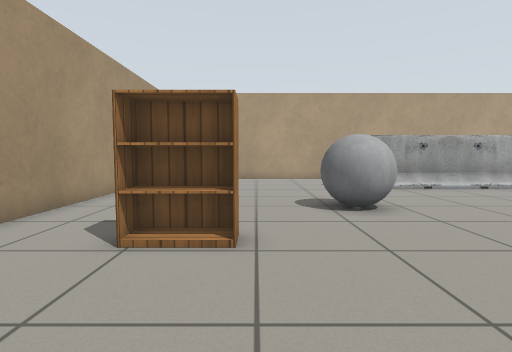
[1] (above)

18 first-person views from a walk through a world built for the Gazebo simulator. The camera is 0.72 m above the floor, tilts 4° down and sees 80° across. Floor lines are 1 m apart. The floor is counted in squares, 0.5 m on a side. Each view is taken from the middle of a square. On the plan, view 1 faces up. The plan holds only what a view shows up to about 14 squares ahead; the rest is blank. Simple patterns stand in for the simulator's built-in surfaces.

[2]
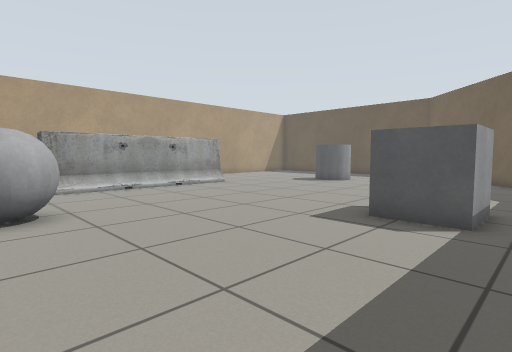

[3]
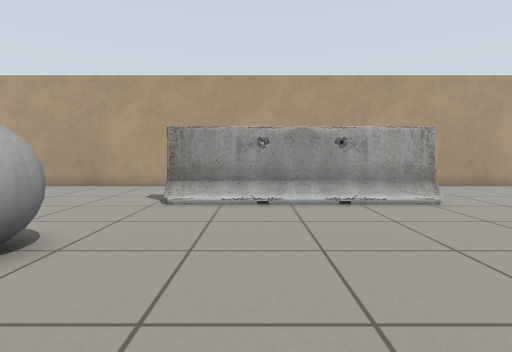

[4]
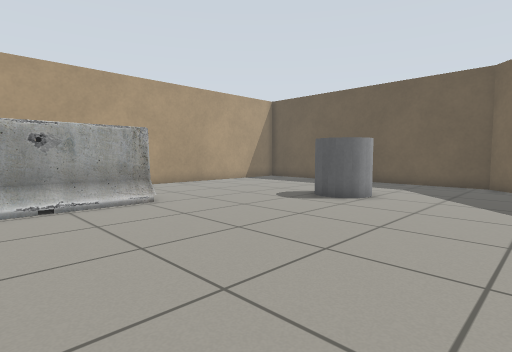

[5]
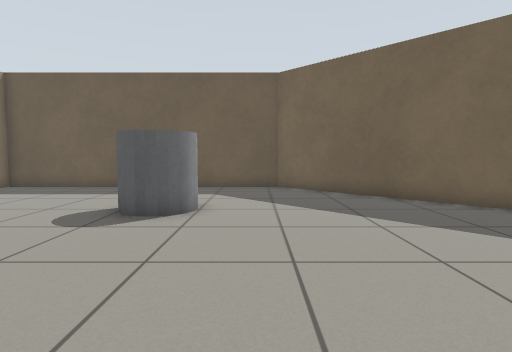

[6]
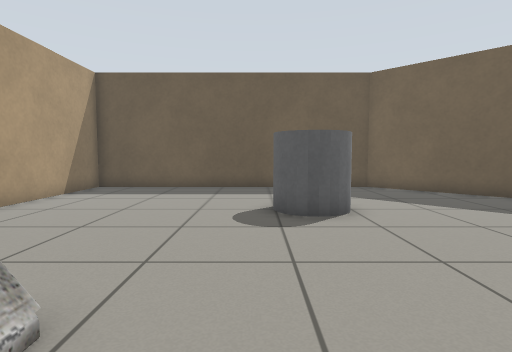

[7]
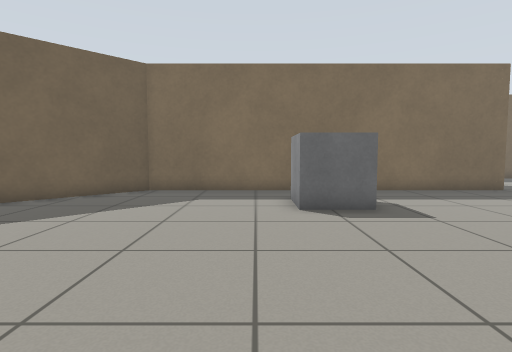

[8]
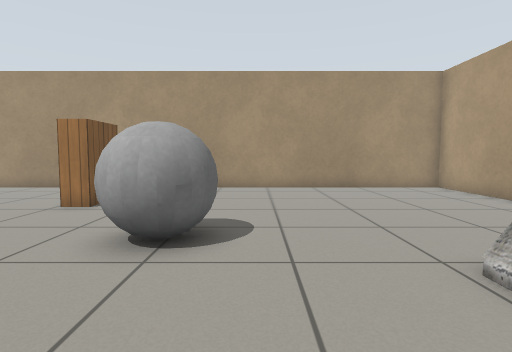

[9]
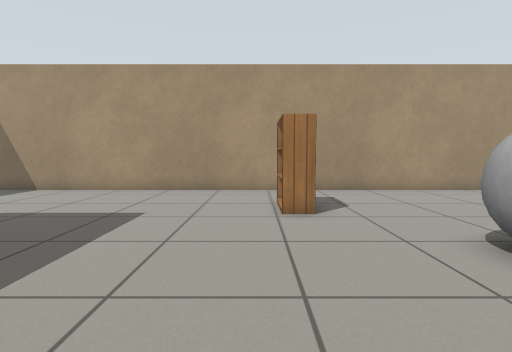

[10]
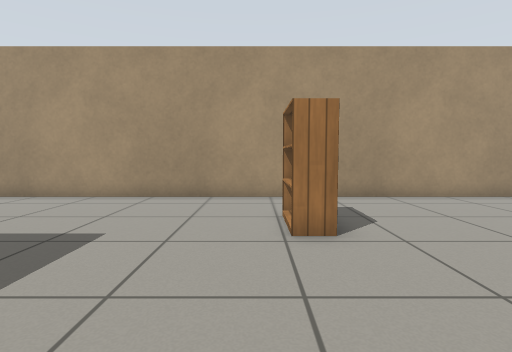

[11]
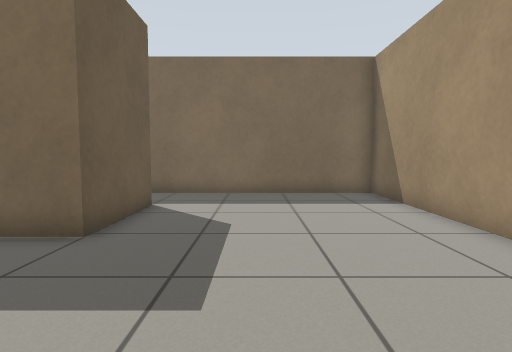

[12]
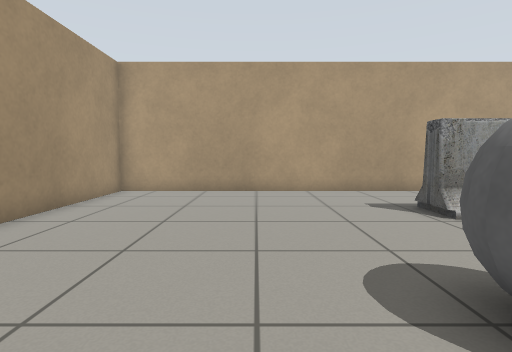

[13]
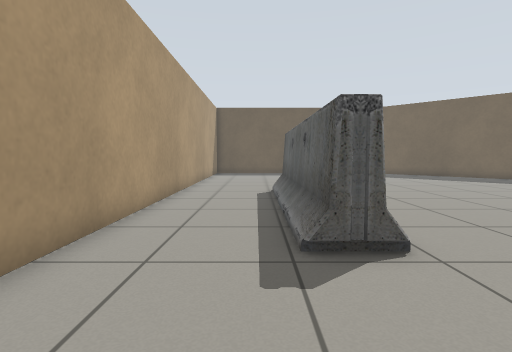

[14]
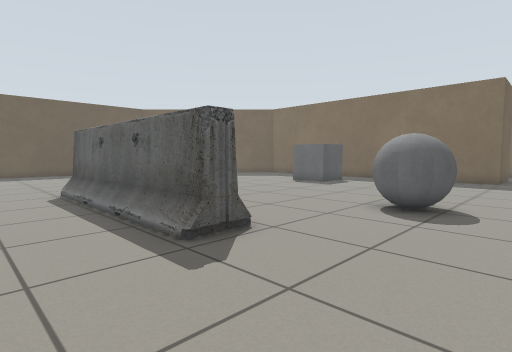

[15]
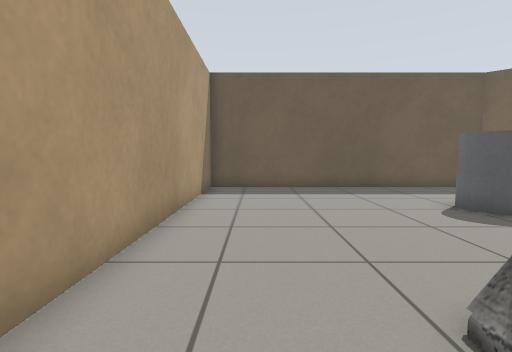

[16]
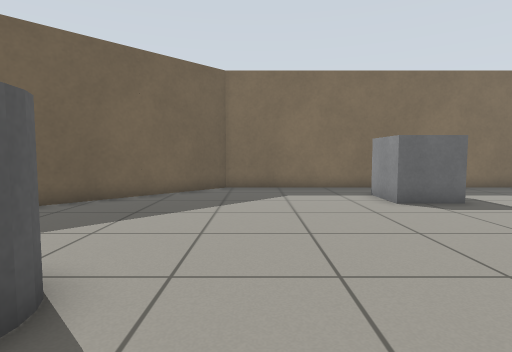

[17]
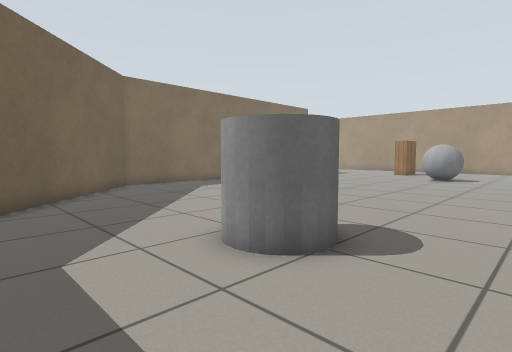

[18]
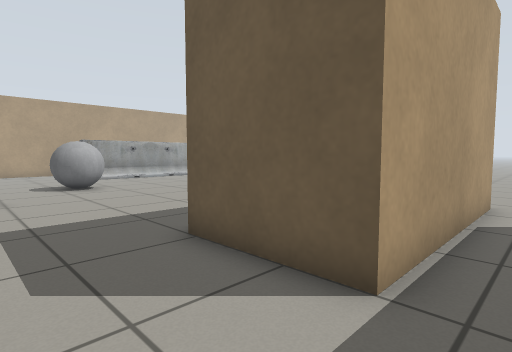

### Floor plan
Points are (right, up) in squares from view 1. A wall is a line through its corners. A room is listed if a view was taken in it or the views show most of it. See-through windows are left out.
Room 1 (views 1, 2, 3, 4, 5, 6, 7, 8, 9, 10, 11, 12, 13, 14, 15, 16, 17, 18)
walls: (9.1, -4.7) (2, -4.7) (2, -1.2) (16.3, -1.2) (23.6, 6) (23.6, 18) (-5.3, 18) (-5.3, -7.4) (3, -7.4)
ways out: opening at (8.5, -5.5)
objects: bookshelf (-2, 5) to (-1, 5); grey ball (2, 8) to (4, 9); barrier (5, 13) to (12, 14); grey box (9, 1) to (11, 3); grey cylinder (17, 9) to (19, 10)

Where each view was taken, in squares from view 1:
view 1: 0 up, 0 right, facing up
view 2: 0 up, 2 right, facing up-right
view 3: 4 up, 7 right, facing up
view 4: 4 up, 8 right, facing up-right
view 5: 7 up, 10 right, facing right
view 6: 11 up, 10 right, facing right
view 7: 11 up, 12 right, facing down
view 8: 10 up, 8 right, facing left
view 9: 4 up, 7 right, facing left
view 10: 4 up, 5 right, facing left
view 11: 4 up, 1 left, facing down
view 12: 6 up, 0 right, facing up
view 13: 15 up, 0 right, facing right
view 14: 17 up, 0 right, facing down-right
view 15: 16 up, 10 right, facing right
view 16: 12 up, 15 right, facing down
view 17: 13 up, 22 right, facing down-left
view 18: 6 down, 1 left, facing up-right
